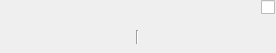
<?xml version="1.0" encoding="UTF-8"?>
<ui version="4.0">
 <class>FITKWidgetBoolGroup</class>
 <widget class="QWidget" name="FITKWidgetBoolGroup">
  <property name="geometry">
   <rect>
    <x>0</x>
    <y>0</y>
    <width>276</width>
    <height>53</height>
   </rect>
  </property>
  <property name="windowTitle">
   <string>Form</string>
  </property>
  <layout class="QGridLayout" name="gridLayout_3">
   <property name="leftMargin">
    <number>0</number>
   </property>
   <property name="topMargin">
    <number>0</number>
   </property>
   <property name="rightMargin">
    <number>0</number>
   </property>
   <property name="bottomMargin">
    <number>0</number>
   </property>
   <item row="0" column="0">
    <widget class="QWidget" name="widget" native="true">
     <layout class="QGridLayout" name="gridLayout_2">
      <property name="leftMargin">
       <number>0</number>
      </property>
      <property name="topMargin">
       <number>0</number>
      </property>
      <property name="rightMargin">
       <number>0</number>
      </property>
      <property name="bottomMargin">
       <number>0</number>
      </property>
      <item row="0" column="0">
       <widget class="QLabel" name="label_Name">
        <property name="text">
         <string/>
        </property>
       </widget>
      </item>
      <item row="1" column="0" colspan="2">
       <widget class="QWidget" name="widget_Sub" native="true">
        <layout class="QGridLayout" name="gridLayout">
         <item row="0" column="0">
          <widget class="Line" name="line">
           <property name="orientation">
            <enum>Qt::Vertical</enum>
           </property>
          </widget>
         </item>
         <item row="0" column="1">
          <layout class="QVBoxLayout" name="verticalLayout_Sub"/>
         </item>
        </layout>
       </widget>
      </item>
      <item row="0" column="1">
       <widget class="QCheckBox" name="checkBox">
        <property name="minimumSize">
         <size>
          <width>15</width>
          <height>15</height>
         </size>
        </property>
        <property name="maximumSize">
         <size>
          <width>15</width>
          <height>15</height>
         </size>
        </property>
        <property name="text">
         <string/>
        </property>
       </widget>
      </item>
     </layout>
    </widget>
   </item>
  </layout>
 </widget>
 <resources/>
 <connections/>
</ui>
